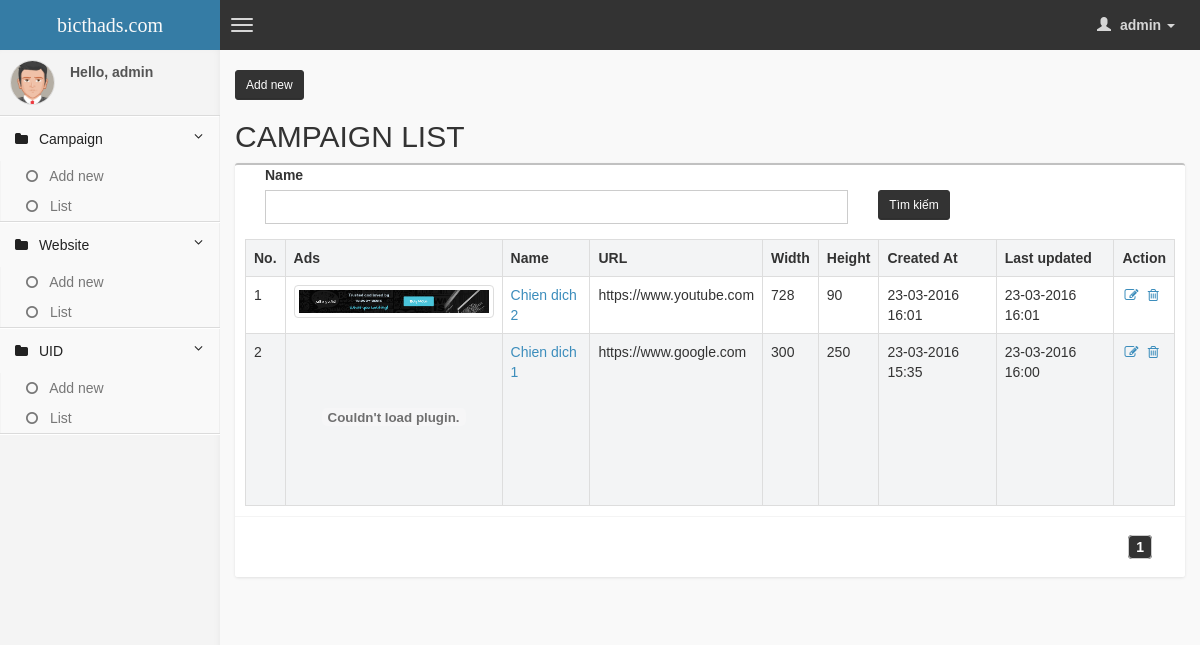
The app's page /backend/index.php (signed in) with its own data.
### tables this page shows
CREATE TABLE IF NOT EXISTS `campaign` (
  `id` int(11) NOT NULL AUTO_INCREMENT,
  `name` varchar(255) NOT NULL,
  `file_url` varchar(500) DEFAULT NULL,
  `file_type` varchar(3) DEFAULT NULL,
  `website_url` varchar(500) NOT NULL,
  `width` int(11) DEFAULT NULL,
  `height` int(11) DEFAULT NULL,
  `status` tinyint(1) NOT NULL,
  `created_at` int(11) NOT NULL,
  `updated_at` int(11) NOT NULL,
  PRIMARY KEY (`id`)
);

### backend/view/campaign/list.php (the view, shortened to what this page needs)
<?php
require_once "model/Backend.php";
$model = new Backend;
$link = "index.php?mod=campaign&act=list";
if (isset($_GET['name']) && $_GET['name'] != '') {
    $arrCustom['name'] = $_GET['name'];
    $link.="&name=$name";
} else {
    $arrCustom['name'] = '';
}
$table = "campaign";
$listTotal = $model->getList($table, -1, -1, $arrCustom);
$total_record = $listTotal['total'];
$total_page = ceil($total_record / LIMIT);
$page = isset($_GET['page']) ? (int) $_GET['page'] : 1;
$offset = LIMIT * ($page - 1);
$list = $model->getList($table, $offset, LIMIT, $arrCustom);
?>
<div class="row">
    <div class="col-md-12">
    <button class="btn btn-primary btn-sm right" onclick="location.href='index.php?mod=campaign&act=form'">Add new</button>
         <div class="box-header">
                <h2 class="box-title" style="text-tranform:uppercase !important;color: #333333">CAMPAIGN LIST</h2>
            </div>
        <div class="box">
            <div class="col-md-12" style="text-align:left">
                <form method="get" id="form_search" name="form_search">
                    <div class="col-md-8">
                         <div class="form-group">
                            <label for="name">Name</label>
                            <input type="text" name='name' id='name' value="<?php echo $arrCustom['name']; ?>" class="form-control" />
                        </div>
                    </div>
                    <div class="col-md-4">
                         <div class="form-group">
                            <label for="name">&nbsp;</label><br>
                            <button class="btn btn-primary btn-sm right" type="submit">Tìm kiếm</button>
                        </div>
                    </div>
                </form>
            </div>
            <div class="box-body">
                <table class="table table-bordered table-striped">
                    <tbody><tr>
                        <th width="1%">No.</th>
                        <th width="140px">Ads</th>
                        <th>Name</th>
                        <th>URL</th>
                        <th>Width</th>
                        <th>Height</th>
                        <th>Created At</th>
                        <th>Last updated</th>
                        <th style="width: 40px">Action</th>
                    </tr>
                    <?php
                    $i = ($page-1) * LIMIT;
                    if(!empty($list['data'])){
                    foreach ($list['data'] as $key => $row) {
                    $i++;
                    ?>
                    <tr>
                        <td><?php echo $i; ?></td>
                        <td>
                            <?php if(!empty($row['file_url'])){
                                if($row['file_type'] != 'swf'){
                            ?>
                            <img id="img_thumnails" class="img-thumbnail lazy" data-original="../<?php echo $row['file_url']; ?>" width="200" />
                            <?php }else{ ?>
                            <object type="application/x-shockwave-flash" data="../<?php echo $row['file_url']; ?>" width="200">
                            </object>
                            <?php }
                            }else{ ?>
                            <img id="img_thumnails" class="img-thumbnail lazy" data-original="static/img/no_image.jpg" width="200" />
                            <?php } ?>
                        </td>
                        <td>
                            <a href="index.php?mod=campaign&act=form&id=<?php echo $row['id']; ?>">
                                <?php echo $row['name']; ?>
                            </a>
                        </td>
                        <td><?php echo $row['website_url']; ?></td>
                        <td><?php echo $row['width']; ?></td>
                        <td><?php echo $row['height']; ?></td>
                        <td><?php echo date('d-m-Y H:i',$row['created_at']); ?></td>
                        <td><?php echo date('d-m-Y H:i',$row['updated_at']); ?></td>
                        <td style="white-space:nowrap">
                            <a href="index.php?mod=campaign&act=form&id=<?php echo $row['id']; ?>">
                                <i class="fa fa-fw fa-edit"></i>
                            </a>
                            <a href="javascript:;" alias="<?php echo $row['name']; ?>" id="<?php echo $row['id']; ?>" mod="campaign" class="link_delete" >
                                <i class="fa fa-fw fa-trash-o"></i>
                            </a>
                        </td>
                    </tr>
                    <?php } }  ?>
                </tbody></table>
            </div>
            <div class="box-footer clearfix">
                <?php echo $model->phantrang($page, PAGE_SHOW, $total_page, $link); ?>
            </div>
        </div>
    </div>
</div>

### backend/index.php (shortened to what this page needs)
<?php
$mod='';
require_once "model/Backend.php";
?>
<!DOCTYPE html>
<html>
    <head>
        <link href="<?php echo STATIC_URL; ?>css/bootstrap.min.css" rel="stylesheet" type="text/css" />
        <link href="<?php echo STATIC_URL; ?>css/font-awesome.min.css" rel="stylesheet" type="text/css" />
        <link href="<?php echo STATIC_URL; ?>css/AdminLTE.css" rel="stylesheet" type="text/css" />
        <link href="css/jquery.datetimepicker.css" rel="stylesheet" type="text/css" />
        <link href="static/css/jquery-ui.css" rel="stylesheet" type="text/css" />
    </head>
    <body class="skin-blue">
        <header class="header">
            <a href="index.php" class="logo">
                bicthads.com
            </a>
            <?php include URL_LAYOUT."top.php"; ?>
        </header>
        <div class="wrapper row-offcanvas row-offcanvas-left">
            <aside class="left-side sidebar-offcanvas">
                <?php include URL_LAYOUT."sidebar.php"; ?>
            </aside>
            <aside class="right-side">
                <section class="content">
                    <?php
                     $act = isset($_GET['act']) ? $_GET['act'] : "";
                    if ($mod=="") include "view/campaign/list.php";
                    else include "view/".$mod.'/'.$act.'.php';
                    ?>
                </section>
            </aside>
        </div>
    </body>
</html>

### backend/layout/top.php (shortened to what this page needs)
<nav class="navbar navbar-static-top" role="navigation">
                <a href="#" class="navbar-btn sidebar-toggle" data-toggle="offcanvas" role="button">
                    <span class="icon-bar"></span>
                    <span class="icon-bar"></span>
                    <span class="icon-bar"></span>
                </a>
                <div class="navbar-right">
                    <ul class="nav navbar-nav">
                        <li class="dropdown user user-menu">
                            <a href="#" class="dropdown-toggle" data-toggle="dropdown">
                                <i class="glyphicon glyphicon-user"></i>
                                <span><?php echo $_SESSION['email']; ?> <i class="caret"></i></span>
                            </a>
                        </li>
                    </ul>
                </div>
            </nav>

### backend/layout/sidebar.php
<section class="sidebar">
    <div class="user-panel">
        <div class="pull-left image">
            <img src="<?php echo STATIC_URL; ?>img/avatar5.png" class="img-circle" alt="User Image" />
        </div>
        <div class="pull-left info">
            <p>Hello, <?php echo $_SESSION['email']; ?></p>
        </div>
    </div>
    <ul class="sidebar-menu">
       <li class="treeview active">
          <a href="#">
            <i class="fa fa-folder"></i> <span>Campaign</span>
            <i class="fa fa-angle-left pull-right"></i>
          </a>
          <ul class="treeview-menu">
            <li>
                <a href="<?php echo BASE_URL; ?>campaign&act=form">
                    <i class="fa fa-circle-o"></i> <span>Add new</span>             </a>
            </li>
            <li>
                <a href="<?php echo BASE_URL; ?>campaign&act=list">
                    <i class="fa fa-circle-o"></i> <span>List</span>             </a>
            </li>
          </ul>
        </li>
        <li class="treeview active">
          <a href="#">
            <i class="fa fa-folder"></i> <span>Website</span>
            <i class="fa fa-angle-left pull-right"></i>
          </a>
          <ul class="treeview-menu">
            <li>
                <a href="<?php echo BASE_URL; ?>website&act=form">
                    <i class="fa fa-circle-o"></i> <span>Add new</span>             </a>
            </li>
            <li>
                <a href="<?php echo BASE_URL; ?>website&act=list">
                    <i class="fa fa-circle-o"></i> <span>List</span>             </a>
            </li>
          </ul>
        </li>
      <li class="treeview active">
          <a href="#">
            <i class="fa fa-folder"></i> <span>UID</span>
            <i class="fa fa-angle-left pull-right"></i>
          </a>
          <ul class="treeview-menu">
            <li>
                <a href="<?php echo BASE_URL; ?>uid&act=form">
                    <i class="fa fa-circle-o"></i> <span>Add new</span>             </a>
            </li>
            <li>
                <a href="<?php echo BASE_URL; ?>uid&act=list">
                    <i class="fa fa-circle-o"></i> <span>List</span>             </a>
            </li>
          </ul>
        </li>
    </ul>
</section>

### backend/model/Backend.php (shortened to what this page needs)
<?php
class Backend {
    function getList($table,$offset = -1 , $limit = -1, $arrCustom = array()){
        try{
            $arrResult = array();
            $sql = "SELECT * FROM $table";
            if(!empty($arrCustom)){
                $sql.= " WHERE 1 = 1 ";
            }
            $sql .= " ORDER BY id DESC ";
            if ($limit > 0 && $offset >= 0)
                $sql .= " LIMIT $offset,$limit";
            $rs = mysql_query($sql) or die(mysql_error());
            while($row = mysql_fetch_assoc($rs)){
               $arrResult['data'][$row['id']] = $row;
            }
            $arrResult['total'] = mysql_num_rows($rs);
            return $arrResult;
        }catch(Exception $ex){
            $arrLog = array('time'=>date('d-m-Y H:i:s'),'model'=> 'Post','function' => 'getListEstateType' , 'error'=>$ex->getMessage(),'sql'=>$sql);
            $this->logError($arrLog);
        }
    }
    function phantrang($page, $page_show, $total_page, $link) {
        $dau = $page - floor($page_show / 2);
        if ($dau < 1)
            $dau = 1;
        $cuoi = $dau + $page_show;
        if ($cuoi > $total_page) {
            $cuoi = $total_page + 1;
            $dau = $cuoi - $page_show;
            if ($dau < 1)
                $dau = 1;
        }
        echo "<div id='thanhphantrang'>";
        for ($i = $dau; $i < $cuoi; $i++) {
            ($page == $i) ? $class = " class='selected'" : $class = "";
            echo "<a" . $class . " href=" . $link . "&page=$i>$i</a>";
        }
        echo "</div>";
    }
}
?>

### records on screen
campaign: name "Chien dich 2", website_url "https://www.youtube.com", width "728", height "90", created_at "23-03-2016 16:01", updated_at "23-03-2016 16:01"
campaign: name "Chien dich 1", website_url "https://www.google.com", width "300", height "250", created_at "23-03-2016 15:35", updated_at "23-03-2016 16:00"

### other values on screen
$_SESSION['email'] "admin"
